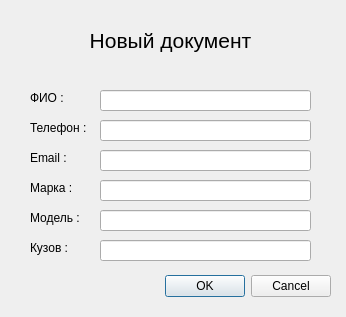
<?xml version="1.0" encoding="UTF-8"?>
<ui version="4.0">
 <class>NewDocumentDialog</class>
 <widget class="QDialog" name="NewDocumentDialog">
  <property name="geometry">
   <rect>
    <x>0</x>
    <y>0</y>
    <width>346</width>
    <height>317</height>
   </rect>
  </property>
  <property name="windowTitle">
   <string>Dialog</string>
  </property>
  <widget class="QLabel" name="label_3">
   <property name="geometry">
    <rect>
     <x>30</x>
     <y>90</y>
     <width>71</width>
     <height>16</height>
    </rect>
   </property>
   <property name="text">
    <string>ФИО : </string>
   </property>
  </widget>
  <widget class="QLineEdit" name="new_document_fio_lineEdit">
   <property name="geometry">
    <rect>
     <x>100</x>
     <y>90</y>
     <width>211</width>
     <height>21</height>
    </rect>
   </property>
  </widget>
  <widget class="QLabel" name="label_4">
   <property name="geometry">
    <rect>
     <x>30</x>
     <y>120</y>
     <width>71</width>
     <height>16</height>
    </rect>
   </property>
   <property name="text">
    <string>Телефон : </string>
   </property>
  </widget>
  <widget class="QDialogButtonBox" name="buttonBox">
   <property name="geometry">
    <rect>
     <x>10</x>
     <y>270</y>
     <width>321</width>
     <height>32</height>
    </rect>
   </property>
   <property name="orientation">
    <enum>Qt::Horizontal</enum>
   </property>
   <property name="standardButtons">
    <set>QDialogButtonBox::Cancel|QDialogButtonBox::Ok</set>
   </property>
  </widget>
  <widget class="QLineEdit" name="new_document_phone_lineEdit">
   <property name="geometry">
    <rect>
     <x>100</x>
     <y>120</y>
     <width>211</width>
     <height>21</height>
    </rect>
   </property>
  </widget>
  <widget class="QLabel" name="label">
   <property name="geometry">
    <rect>
     <x>-10</x>
     <y>10</y>
     <width>361</width>
     <height>61</height>
    </rect>
   </property>
   <property name="font">
    <font>
     <pointsize>16</pointsize>
    </font>
   </property>
   <property name="text">
    <string>Новый документ</string>
   </property>
   <property name="alignment">
    <set>Qt::AlignCenter</set>
   </property>
  </widget>
  <widget class="QLineEdit" name="new_document_mail_lineEdit">
   <property name="geometry">
    <rect>
     <x>100</x>
     <y>150</y>
     <width>211</width>
     <height>21</height>
    </rect>
   </property>
  </widget>
  <widget class="QLabel" name="label_5">
   <property name="geometry">
    <rect>
     <x>30</x>
     <y>150</y>
     <width>71</width>
     <height>16</height>
    </rect>
   </property>
   <property name="text">
    <string>Email : </string>
   </property>
  </widget>
  <widget class="QLineEdit" name="new_document_brand_lineEdit">
   <property name="geometry">
    <rect>
     <x>100</x>
     <y>180</y>
     <width>211</width>
     <height>21</height>
    </rect>
   </property>
  </widget>
  <widget class="QLabel" name="label_6">
   <property name="geometry">
    <rect>
     <x>30</x>
     <y>180</y>
     <width>71</width>
     <height>16</height>
    </rect>
   </property>
   <property name="text">
    <string>Марка : </string>
   </property>
  </widget>
  <widget class="QLineEdit" name="new_document_model_lineEdit">
   <property name="geometry">
    <rect>
     <x>100</x>
     <y>210</y>
     <width>211</width>
     <height>21</height>
    </rect>
   </property>
  </widget>
  <widget class="QLabel" name="label_7">
   <property name="geometry">
    <rect>
     <x>30</x>
     <y>210</y>
     <width>71</width>
     <height>16</height>
    </rect>
   </property>
   <property name="text">
    <string>Модель : </string>
   </property>
  </widget>
  <widget class="QLineEdit" name="new_document_bodystyle_lineEdit">
   <property name="geometry">
    <rect>
     <x>100</x>
     <y>240</y>
     <width>211</width>
     <height>21</height>
    </rect>
   </property>
  </widget>
  <widget class="QLabel" name="label_8">
   <property name="geometry">
    <rect>
     <x>30</x>
     <y>240</y>
     <width>71</width>
     <height>16</height>
    </rect>
   </property>
   <property name="text">
    <string>Кузов : </string>
   </property>
  </widget>
 </widget>
 <resources/>
 <connections/>
</ui>
